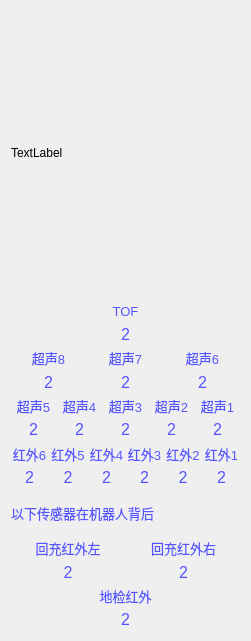
   <widget class="QWidget" name="layoutWidget">
    <property name="geometry">
     <rect>
      <x>930</x>
      <y>20</y>
      <width>251</width>
      <height>641</height>
     </rect>
    </property>
    <layout class="QVBoxLayout" name="verticalLayout_26" stretch="6,7">
     <item>
      <widget class="QLabel" name="label_7">
       <property name="minimumSize">
        <size>
         <width>0</width>
         <height>0</height>
        </size>
       </property>
       <property name="maximumSize">
        <size>
         <width>249</width>
         <height>292</height>
        </size>
       </property>
       <property name="text">
        <string>TextLabel</string>
       </property>
      </widget>
     </item>
     <item>
      <layout class="QVBoxLayout" name="verticalLayout_24" stretch="0,0,0,0,0,0,0">
       <property name="spacing">
        <number>2</number>
       </property>
       <item>
        <layout class="QVBoxLayout" name="verticalLayout_7">
         <item>
          <widget class="QLabel" name="label_101">
           <property name="font">
            <font>
             <pointsize>10</pointsize>
            </font>
           </property>
           <property name="styleSheet">
            <string notr="true">color:rgb(85, 85, 255)</string>
           </property>
           <property name="text">
            <string>TOF</string>
           </property>
           <property name="alignment">
            <set>Qt::AlignCenter</set>
           </property>
          </widget>
         </item>
         <item>
          <widget class="QLabel" name="label_97">
           <property name="font">
            <font>
             <pointsize>12</pointsize>
            </font>
           </property>
           <property name="layoutDirection">
            <enum>Qt::LeftToRight</enum>
           </property>
           <property name="styleSheet">
            <string notr="true">color:rgb(85, 85, 255)</string>
           </property>
           <property name="text">
            <string>2</string>
           </property>
           <property name="alignment">
            <set>Qt::AlignCenter</set>
           </property>
          </widget>
         </item>
        </layout>
       </item>
       <item>
        <layout class="QHBoxLayout" name="horizontalLayout_10">
         <item>
          <layout class="QVBoxLayout" name="verticalLayout_8">
           <item>
            <widget class="QLabel" name="label_90">
             <property name="font">
              <font>
               <pointsize>10</pointsize>
              </font>
             </property>
             <property name="styleSheet">
              <string notr="true">color:rgb(85, 85, 255)</string>
             </property>
             <property name="text">
              <string>超声8</string>
             </property>
             <property name="alignment">
              <set>Qt::AlignCenter</set>
             </property>
            </widget>
           </item>
           <item>
            <widget class="QLabel" name="label_92">
             <property name="font">
              <font>
               <pointsize>12</pointsize>
              </font>
             </property>
             <property name="styleSheet">
              <string notr="true">color:rgb(85, 85, 255)</string>
             </property>
             <property name="text">
              <string>2</string>
             </property>
             <property name="alignment">
              <set>Qt::AlignCenter</set>
             </property>
            </widget>
           </item>
          </layout>
         </item>
         <item>
          <layout class="QVBoxLayout" name="verticalLayout_9">
           <item>
            <widget class="QLabel" name="label_82">
             <property name="font">
              <font>
               <pointsize>10</pointsize>
              </font>
             </property>
             <property name="styleSheet">
              <string notr="true">color:rgb(85, 85, 255)</string>
             </property>
             <property name="text">
              <string>超声7</string>
             </property>
             <property name="alignment">
              <set>Qt::AlignCenter</set>
             </property>
            </widget>
           </item>
           <item>
            <widget class="QLabel" name="label_83">
             <property name="font">
              <font>
               <pointsize>12</pointsize>
              </font>
             </property>
             <property name="styleSheet">
              <string notr="true">color:rgb(85, 85, 255)</string>
             </property>
             <property name="text">
              <string>2</string>
             </property>
             <property name="alignment">
              <set>Qt::AlignCenter</set>
             </property>
            </widget>
           </item>
          </layout>
         </item>
         <item>
          <layout class="QVBoxLayout" name="verticalLayout_10">
           <item>
            <widget class="QLabel" name="label_85">
             <property name="font">
              <font>
               <pointsize>10</pointsize>
              </font>
             </property>
             <property name="styleSheet">
              <string notr="true">color:rgb(85, 85, 255)</string>
             </property>
             <property name="text">
              <string>超声6</string>
             </property>
             <property name="alignment">
              <set>Qt::AlignCenter</set>
             </property>
            </widget>
           </item>
           <item>
            <widget class="QLabel" name="label_84">
             <property name="font">
              <font>
               <pointsize>12</pointsize>
              </font>
             </property>
             <property name="styleSheet">
              <string notr="true">color:rgb(85, 85, 255)</string>
             </property>
             <property name="text">
              <string>2</string>
             </property>
             <property name="alignment">
              <set>Qt::AlignCenter</set>
             </property>
            </widget>
           </item>
          </layout>
         </item>
        </layout>
       </item>
       <item>
        <layout class="QHBoxLayout" name="horizontalLayout_9">
         <property name="spacing">
          <number>1</number>
         </property>
         <item>
          <layout class="QVBoxLayout" name="verticalLayout_11">
           <item>
            <widget class="QLabel" name="label_80">
             <property name="font">
              <font>
               <pointsize>10</pointsize>
              </font>
             </property>
             <property name="styleSheet">
              <string notr="true">color:rgb(85, 85, 255)</string>
             </property>
             <property name="text">
              <string>超声5</string>
             </property>
             <property name="alignment">
              <set>Qt::AlignCenter</set>
             </property>
            </widget>
           </item>
           <item>
            <widget class="QLabel" name="label_81">
             <property name="font">
              <font>
               <pointsize>12</pointsize>
              </font>
             </property>
             <property name="styleSheet">
              <string notr="true">color:rgb(85, 85, 255)</string>
             </property>
             <property name="text">
              <string>2</string>
             </property>
             <property name="alignment">
              <set>Qt::AlignCenter</set>
             </property>
            </widget>
           </item>
          </layout>
         </item>
         <item>
          <layout class="QVBoxLayout" name="verticalLayout_12">
           <item>
            <widget class="QLabel" name="label_78">
             <property name="font">
              <font>
               <pointsize>10</pointsize>
              </font>
             </property>
             <property name="styleSheet">
              <string notr="true">color:rgb(85, 85, 255)</string>
             </property>
             <property name="text">
              <string>超声4</string>
             </property>
             <property name="alignment">
              <set>Qt::AlignCenter</set>
             </property>
            </widget>
           </item>
           <item>
            <widget class="QLabel" name="label_79">
             <property name="font">
              <font>
               <pointsize>12</pointsize>
              </font>
             </property>
             <property name="styleSheet">
              <string notr="true">color:rgb(85, 85, 255)</string>
             </property>
             <property name="text">
              <string>2</string>
             </property>
             <property name="alignment">
              <set>Qt::AlignCenter</set>
             </property>
            </widget>
           </item>
          </layout>
         </item>
         <item>
          <layout class="QVBoxLayout" name="verticalLayout_13">
           <item>
            <widget class="QLabel" name="label_76">
             <property name="font">
              <font>
               <pointsize>10</pointsize>
              </font>
             </property>
             <property name="styleSheet">
              <string notr="true">color:rgb(85, 85, 255)</string>
             </property>
             <property name="text">
              <string>超声3</string>
             </property>
             <property name="alignment">
              <set>Qt::AlignCenter</set>
             </property>
            </widget>
           </item>
           <item>
            <widget class="QLabel" name="label_77">
             <property name="font">
              <font>
               <pointsize>12</pointsize>
              </font>
             </property>
             <property name="styleSheet">
              <string notr="true">color:rgb(85, 85, 255)</string>
             </property>
             <property name="text">
              <string>2</string>
             </property>
             <property name="alignment">
              <set>Qt::AlignCenter</set>
             </property>
            </widget>
           </item>
          </layout>
         </item>
         <item>
          <layout class="QVBoxLayout" name="verticalLayout_14">
           <item>
            <widget class="QLabel" name="label_73">
             <property name="font">
              <font>
               <pointsize>10</pointsize>
              </font>
             </property>
             <property name="styleSheet">
              <string notr="true">color:rgb(85, 85, 255)</string>
             </property>
             <property name="text">
              <string>超声2</string>
             </property>
             <property name="alignment">
              <set>Qt::AlignCenter</set>
             </property>
            </widget>
           </item>
           <item>
            <widget class="QLabel" name="label_72">
             <property name="font">
              <font>
               <pointsize>12</pointsize>
              </font>
             </property>
             <property name="styleSheet">
              <string notr="true">color:rgb(85, 85, 255)</string>
             </property>
             <property name="text">
              <string>2</string>
             </property>
             <property name="alignment">
              <set>Qt::AlignCenter</set>
             </property>
            </widget>
           </item>
          </layout>
         </item>
         <item>
          <layout class="QVBoxLayout" name="verticalLayout_15">
           <item>
            <widget class="QLabel" name="label_74">
             <property name="font">
              <font>
               <pointsize>10</pointsize>
              </font>
             </property>
             <property name="styleSheet">
              <string notr="true">color:rgb(85, 85, 255)</string>
             </property>
             <property name="text">
              <string>超声1</string>
             </property>
             <property name="alignment">
              <set>Qt::AlignCenter</set>
             </property>
            </widget>
           </item>
           <item>
            <widget class="QLabel" name="label_75">
             <property name="font">
              <font>
               <pointsize>12</pointsize>
              </font>
             </property>
             <property name="styleSheet">
              <string notr="true">color:rgb(85, 85, 255)</string>
             </property>
             <property name="text">
              <string>2</string>
             </property>
             <property name="alignment">
              <set>Qt::AlignCenter</set>
             </property>
            </widget>
           </item>
          </layout>
         </item>
        </layout>
       </item>
       <item>
        <layout class="QHBoxLayout" name="horizontalLayout_8">
         <property name="spacing">
          <number>1</number>
         </property>
         <item>
          <layout class="QVBoxLayout" name="verticalLayout_19">
           <item>
            <widget class="QLabel" name="label_95">
             <property name="font">
              <font>
               <pointsize>10</pointsize>
              </font>
             </property>
             <property name="styleSheet">
              <string notr="true">color:rgb(85, 85, 255)</string>
             </property>
             <property name="text">
              <string>红外6</string>
             </property>
             <property name="alignment">
              <set>Qt::AlignCenter</set>
             </property>
            </widget>
           </item>
           <item>
            <widget class="QLabel" name="label_94">
             <property name="font">
              <font>
               <pointsize>12</pointsize>
              </font>
             </property>
             <property name="styleSheet">
              <string notr="true">color:rgb(85, 85, 255)</string>
             </property>
             <property name="text">
              <string>2</string>
             </property>
             <property name="alignment">
              <set>Qt::AlignCenter</set>
             </property>
            </widget>
           </item>
          </layout>
         </item>
         <item>
          <layout class="QVBoxLayout" name="verticalLayout_16">
           <item>
            <widget class="QLabel" name="label_96">
             <property name="font">
              <font>
               <pointsize>10</pointsize>
              </font>
             </property>
             <property name="styleSheet">
              <string notr="true">color:rgb(85, 85, 255)</string>
             </property>
             <property name="text">
              <string>红外5</string>
             </property>
             <property name="alignment">
              <set>Qt::AlignCenter</set>
             </property>
            </widget>
           </item>
           <item>
            <widget class="QLabel" name="label_98">
             <property name="font">
              <font>
               <pointsize>12</pointsize>
              </font>
             </property>
             <property name="styleSheet">
              <string notr="true">color:rgb(85, 85, 255)</string>
             </property>
             <property name="text">
              <string>2</string>
             </property>
             <property name="alignment">
              <set>Qt::AlignCenter</set>
             </property>
            </widget>
           </item>
          </layout>
         </item>
         <item>
          <layout class="QVBoxLayout" name="verticalLayout_20">
           <item>
            <widget class="QLabel" name="label_89">
             <property name="font">
              <font>
               <pointsize>10</pointsize>
              </font>
             </property>
             <property name="styleSheet">
              <string notr="true">color:rgb(85, 85, 255)</string>
             </property>
             <property name="text">
              <string>红外4</string>
             </property>
             <property name="alignment">
              <set>Qt::AlignCenter</set>
             </property>
            </widget>
           </item>
           <item>
            <widget class="QLabel" name="label_88">
             <property name="font">
              <font>
               <pointsize>12</pointsize>
              </font>
             </property>
             <property name="styleSheet">
              <string notr="true">color:rgb(85, 85, 255)</string>
             </property>
             <property name="text">
              <string>2</string>
             </property>
             <property name="alignment">
              <set>Qt::AlignCenter</set>
             </property>
            </widget>
           </item>
          </layout>
         </item>
         <item>
          <layout class="QVBoxLayout" name="verticalLayout_17">
           <item>
            <widget class="QLabel" name="label_91">
             <property name="font">
              <font>
               <pointsize>10</pointsize>
              </font>
             </property>
             <property name="styleSheet">
              <string notr="true">color:rgb(85, 85, 255)</string>
             </property>
             <property name="text">
              <string>红外3</string>
             </property>
             <property name="alignment">
              <set>Qt::AlignCenter</set>
             </property>
            </widget>
           </item>
           <item>
            <widget class="QLabel" name="label_99">
             <property name="font">
              <font>
               <pointsize>12</pointsize>
              </font>
             </property>
             <property name="styleSheet">
              <string notr="true">color:rgb(85, 85, 255)</string>
             </property>
             <property name="text">
              <string>2</string>
             </property>
             <property name="alignment">
              <set>Qt::AlignCenter</set>
             </property>
            </widget>
           </item>
          </layout>
         </item>
         <item>
          <layout class="QVBoxLayout" name="verticalLayout_21">
           <item>
            <widget class="QLabel" name="label_87">
             <property name="font">
              <font>
               <pointsize>10</pointsize>
              </font>
             </property>
             <property name="styleSheet">
              <string notr="true">color:rgb(85, 85, 255)</string>
             </property>
             <property name="text">
              <string>红外2</string>
             </property>
             <property name="alignment">
              <set>Qt::AlignCenter</set>
             </property>
            </widget>
           </item>
           <item>
            <widget class="QLabel" name="label_86">
             <property name="font">
              <font>
               <pointsize>12</pointsize>
              </font>
             </property>
             <property name="styleSheet">
              <string notr="true">color:rgb(85, 85, 255)</string>
             </property>
             <property name="text">
              <string>2</string>
             </property>
             <property name="alignment">
              <set>Qt::AlignCenter</set>
             </property>
            </widget>
           </item>
          </layout>
         </item>
         <item>
          <layout class="QVBoxLayout" name="verticalLayout_18">
           <item>
            <widget class="QLabel" name="label_93">
             <property name="font">
              <font>
               <pointsize>10</pointsize>
              </font>
             </property>
             <property name="styleSheet">
              <string notr="true">color:rgb(85, 85, 255)</string>
             </property>
             <property name="text">
              <string>红外1</string>
             </property>
             <property name="alignment">
              <set>Qt::AlignCenter</set>
             </property>
            </widget>
           </item>
           <item>
            <widget class="QLabel" name="label_100">
             <property name="font">
              <font>
               <pointsize>12</pointsize>
              </font>
             </property>
             <property name="styleSheet">
              <string notr="true">color:rgb(85, 85, 255)</string>
             </property>
             <property name="text">
              <string>2</string>
             </property>
             <property name="alignment">
              <set>Qt::AlignCenter</set>
             </property>
            </widget>
           </item>
          </layout>
         </item>
        </layout>
       </item>
       <item>
        <widget class="QLabel" name="label_116">
         <property name="maximumSize">
          <size>
           <width>16777215</width>
           <height>16777215</height>
          </size>
         </property>
         <property name="font">
          <font>
           <pointsize>10</pointsize>
          </font>
         </property>
         <property name="styleSheet">
          <string notr="true">color:rgb(85, 85, 255)</string>
         </property>
         <property name="text">
          <string>以下传感器在机器人背后</string>
         </property>
        </widget>
       </item>
       <item>
        <layout class="QHBoxLayout" name="horizontalLayout_6">
         <item>
          <layout class="QVBoxLayout" name="verticalLayout_5">
           <item>
            <widget class="QLabel" name="label_110">
             <property name="font">
              <font>
               <pointsize>10</pointsize>
              </font>
             </property>
             <property name="styleSheet">
              <string notr="true">color:rgb(85, 85, 255)</string>
             </property>
             <property name="text">
              <string>回充红外左</string>
             </property>
             <property name="alignment">
              <set>Qt::AlignCenter</set>
             </property>
            </widget>
           </item>
           <item>
            <widget class="QLabel" name="label_111">
             <property name="font">
              <font>
               <pointsize>12</pointsize>
              </font>
             </property>
             <property name="styleSheet">
              <string notr="true">color:rgb(85, 85, 255)</string>
             </property>
             <property name="text">
              <string>2</string>
             </property>
             <property name="alignment">
              <set>Qt::AlignCenter</set>
             </property>
            </widget>
           </item>
          </layout>
         </item>
         <item>
          <layout class="QVBoxLayout" name="verticalLayout_6">
           <item>
            <widget class="QLabel" name="label_113">
             <property name="font">
              <font>
               <pointsize>10</pointsize>
              </font>
             </property>
             <property name="styleSheet">
              <string notr="true">color:rgb(85, 85, 255)</string>
             </property>
             <property name="text">
              <string>回充红外右</string>
             </property>
             <property name="alignment">
              <set>Qt::AlignCenter</set>
             </property>
            </widget>
           </item>
           <item>
            <widget class="QLabel" name="label_112">
             <property name="font">
              <font>
               <pointsize>12</pointsize>
              </font>
             </property>
             <property name="styleSheet">
              <string notr="true">color:rgb(85, 85, 255)</string>
             </property>
             <property name="text">
              <string>2</string>
             </property>
             <property name="alignment">
              <set>Qt::AlignCenter</set>
             </property>
            </widget>
           </item>
          </layout>
         </item>
        </layout>
       </item>
       <item>
        <layout class="QVBoxLayout" name="verticalLayout_4">
         <property name="spacing">
          <number>2</number>
         </property>
         <item>
          <widget class="QLabel" name="label_115">
           <property name="font">
            <font>
             <pointsize>10</pointsize>
            </font>
           </property>
           <property name="styleSheet">
            <string notr="true">color:rgb(85, 85, 255)</string>
           </property>
           <property name="text">
            <string>地检红外</string>
           </property>
           <property name="alignment">
            <set>Qt::AlignCenter</set>
           </property>
          </widget>
         </item>
         <item>
          <widget class="QLabel" name="label_114">
           <property name="font">
            <font>
             <pointsize>12</pointsize>
            </font>
           </property>
           <property name="styleSheet">
            <string notr="true">color:rgb(85, 85, 255)</string>
           </property>
           <property name="text">
            <string>2</string>
           </property>
           <property name="alignment">
            <set>Qt::AlignCenter</set>
           </property>
          </widget>
         </item>
        </layout>
       </item>
      </layout>
     </item>
    </layout>
   </widget>
